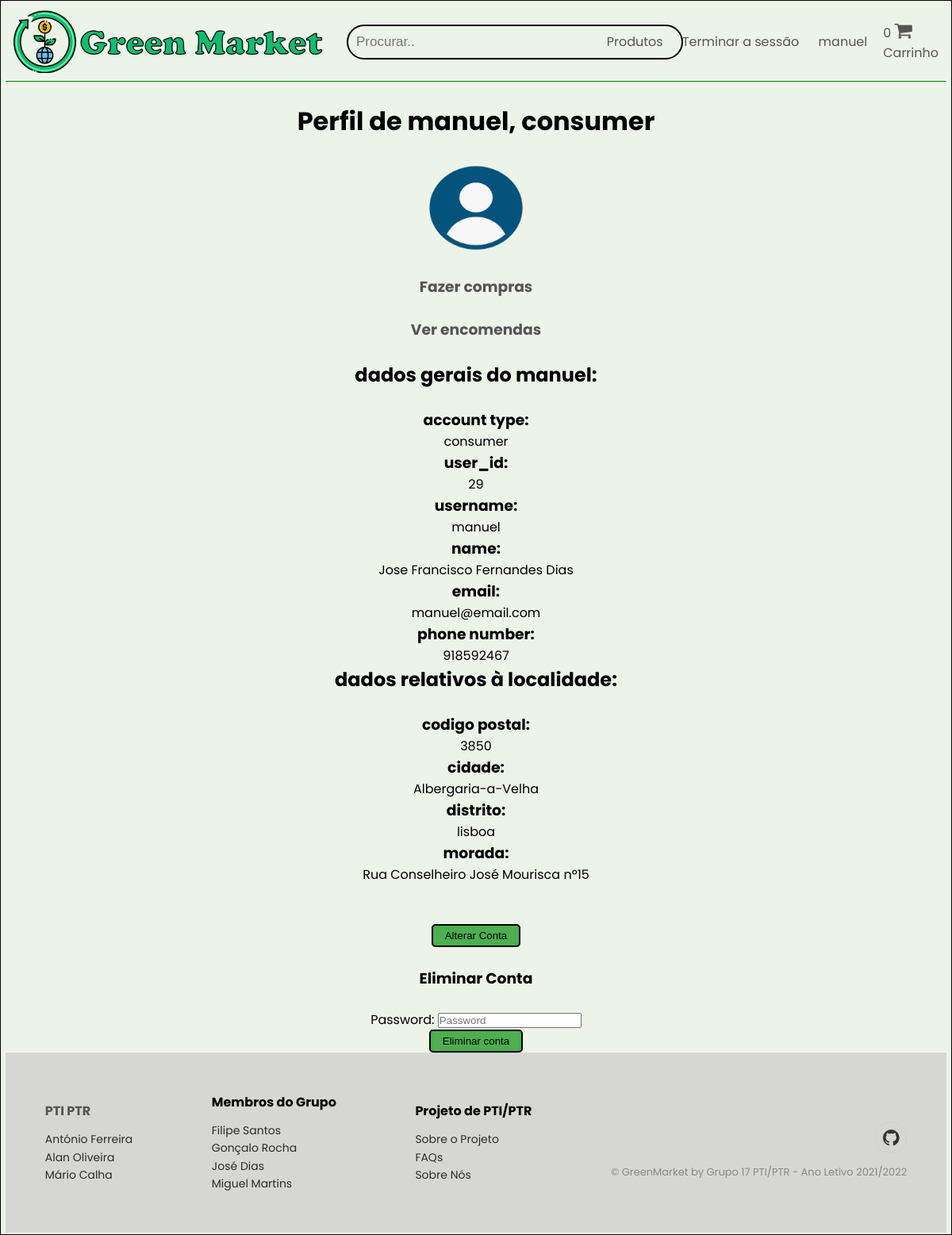
Page /php/profile.php (signed in) on the earlier database version.
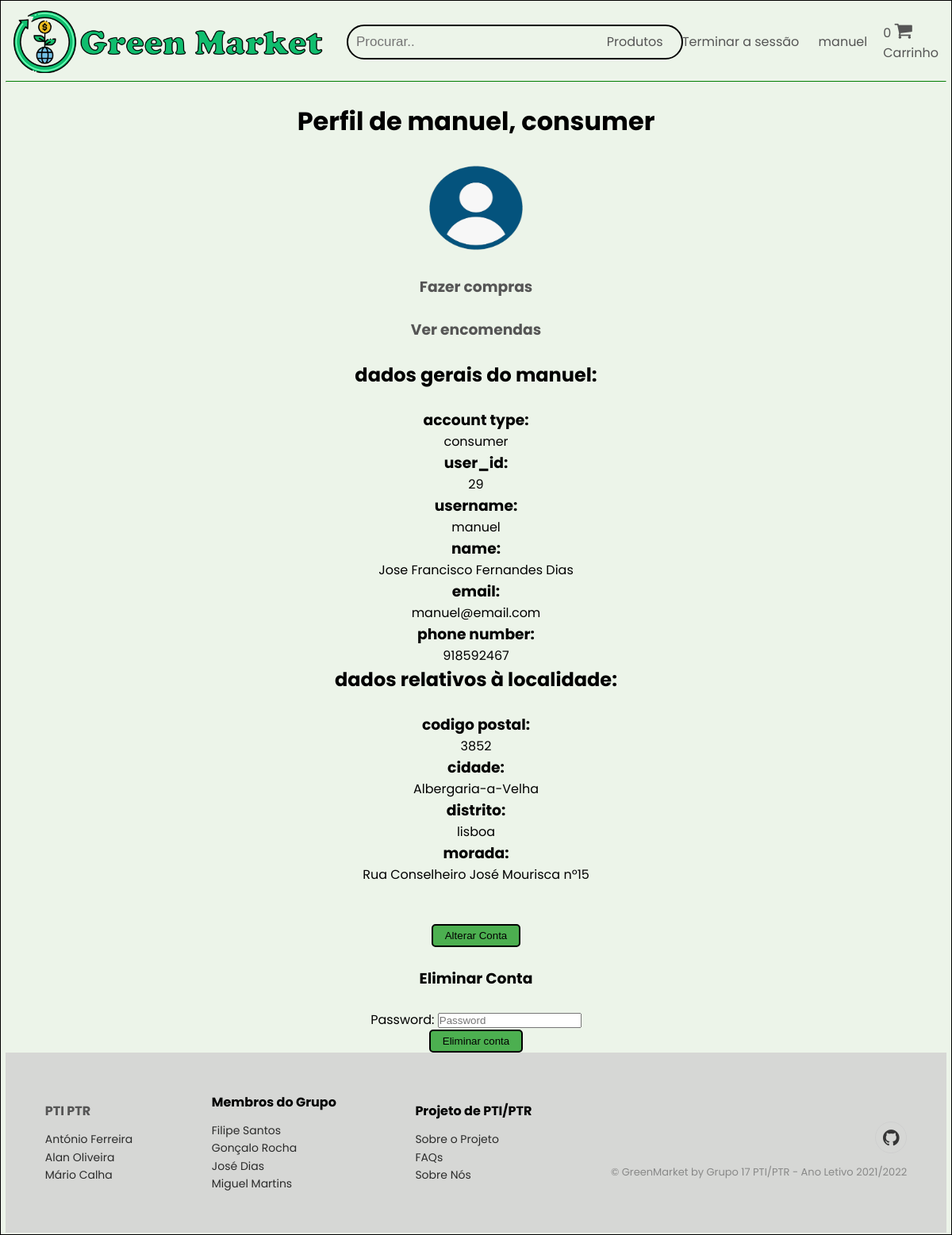
Same page on the later database version.
### tables this page shows
CREATE TABLE `user_address` (
  `user_addr_id` int NOT NULL AUTO_INCREMENT,
  `user_id` int NOT NULL,
  `postal_code` int NOT NULL,
  `city` varchar(200) NOT NULL,
  `district` varchar(200) NOT NULL,
  `address` varchar(200) NOT NULL,
  PRIMARY KEY (`user_addr_id`),
  KEY `fk_customer_login_customer_address` (`user_id`)
);

### php/profile.php (the view, shortened to what the changed rows need)
<?php
include "openconn.php";
?>
<!DOCTYPE html>
<html lang="pt">
    <head>
        <link rel="stylesheet" type="text/css" href="../html/css/homepage.css">
        <link rel="stylesheet" href="https://cdn.jsdelivr.net/npm/@fortawesome/fontawesome-free@5.15.4/css/fontawesome.min.css">
        <link rel="stylesheet" href="https://stackpath.bootstrapcdn.com/font-awesome/4.7.0/css/font-awesome.min.css">
        <link rel="stylesheet" href="https://cdnjs.cloudflare.com/ajax/libs/ionicons/2.0.1/css/ionicons.min.css">
    </head>
    <body>
        <div class="body">
          <br>
          <h1> Perfil de <?php echo $_SESSION['username']; ?>, <?php echo  $_SESSION["usertype"];?></h1>
          <br>
          <br>
          <?php
          if($_SESSION["usertype"] == "consumer"){
              echo "<br><h3><a href='c_orders.php'>Ver encomendas</a></h3><br>";
          }elseif($_SESSION["usertype"] == "transporter"){
              echo "<br><h3><a href='transporterVehicles.php'>Os meus veiculos</a></h3><br>";
              echo "<br><h3><a href='t_order.php'>Ver encomendas</a></h3><br>";
          }elseif($_SESSION["usertype"] == "supplier"){
              echo "<br><h3><a href='supplierProducts.php'>Os meus produtos</a></h3><br>";
              echo "<br><h3><a href='sellerWarehouses.php'>Os meus armazéns</a></h3><br>";
              echo "<br><h3><a href='s_order.php'>Ver encomendas</a></h3><br>";
          }
          ?>
          <?php
          $username = $_SESSION['username'];
          $query = "SELECT * FROM user_info WHERE username='$username'";
          $res = mysqli_query($conn, $query);
          if (mysqli_num_rows($res) == 1) {
              $row = mysqli_fetch_array($res);
              $userid = $row['user_id'];
              $query2 = "SELECT * FROM user_address WHERE user_id='$userid'";
              $res2 = mysqli_query($conn, $query2);
              if(mysqli_num_rows($res2) == 1){
                  $row2 = mysqli_fetch_array($res2);
                  echo"<ul>";
                  echo "<h2> dados gerais do ".$username.": </h2>";
                  echo "<br>";
                      echo"<li><h3>account type:</h3>";
                      echo "<li>".$row['accountType'];
                      echo"<li><h3>user_id:</h3>";
                      echo "<li>".$row['user_id'];
                      echo"<li><h3>username:</h3>";
                      echo "<li>".$row['username'];
                      echo "<li><h3>name:</h3>";
                      echo "<li>".$row['name'];
                      echo"<li><h3>email:</h3>";
                      echo "<li>".$row['email'];
                      echo"<li><h3>phone number:</h3>";
                      echo "<li>".$row['phone'];
                  echo "<br>";
                  echo "<h2> dados relativos à localidade: </h2>";
                  echo "<br>";
                      echo"<li><h3>codigo postal:</h3>";
                      echo "<li>".$row2['postal_code'];
                      echo "<li><h3>cidade:</h3>";
                      echo "<li>".$row2['city'];
                      echo"<li><h3>distrito:</h3>";
                      echo "<li>".$row2['district'];
                      echo"<li><h3>morada:</h3>";
                      echo "<li>".$row2['address'];
                  echo"</ul>";
              }else{
                  echo "<br>dados indisponiveis";
              }
          }else {
              echo "<br>dados indisponiveis";
          }
          echo "<br>";
          echo "<br>";
          ?>
                    <br>
                    <br>
        </div>
    </body>
</html>

Differences in the rows shown:
changed user_address "Albergaria-a-Velha": postal_code "3850" → "3852"
